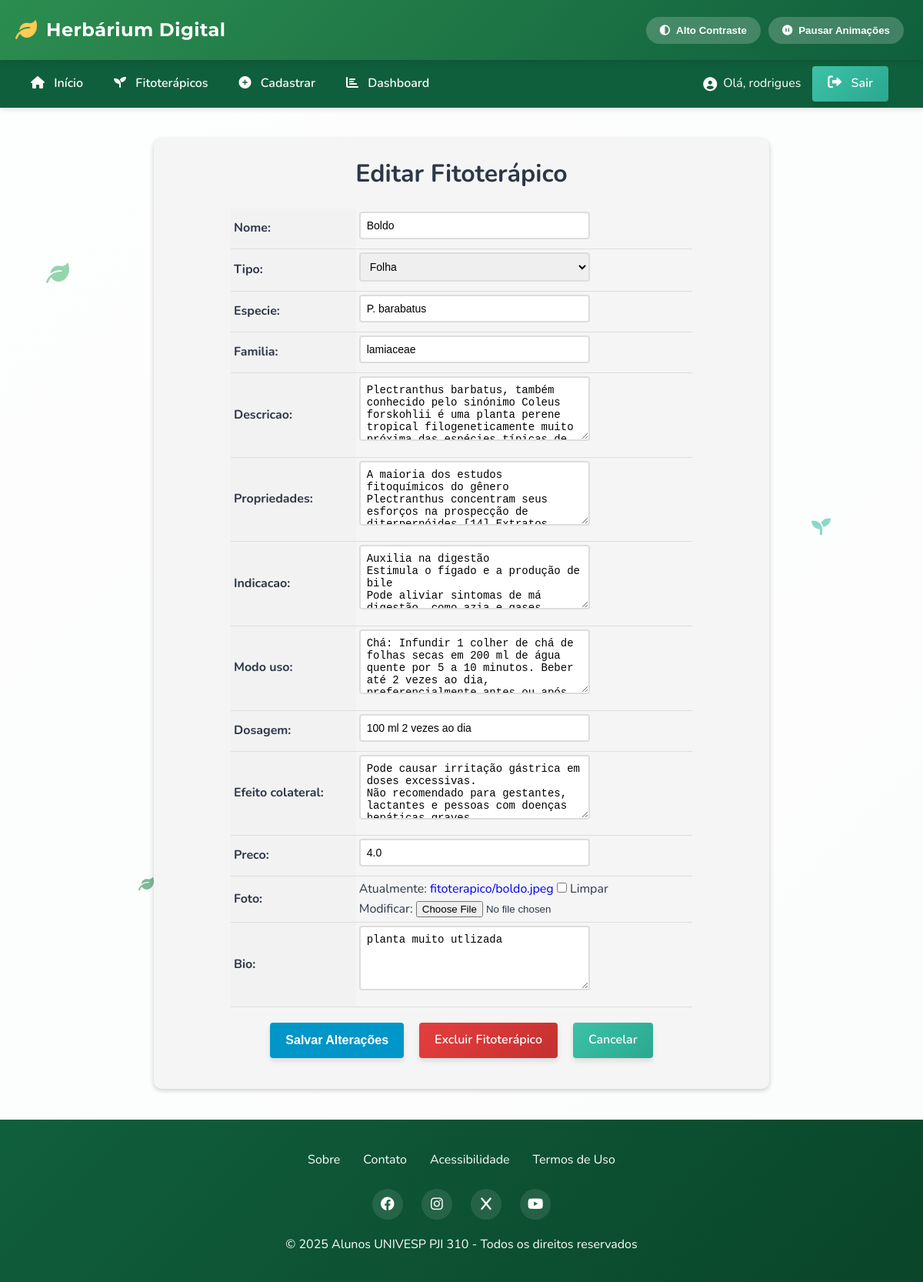
/fitoterapico/1/update/ (signed in), run on an earlier commit of the app's database.
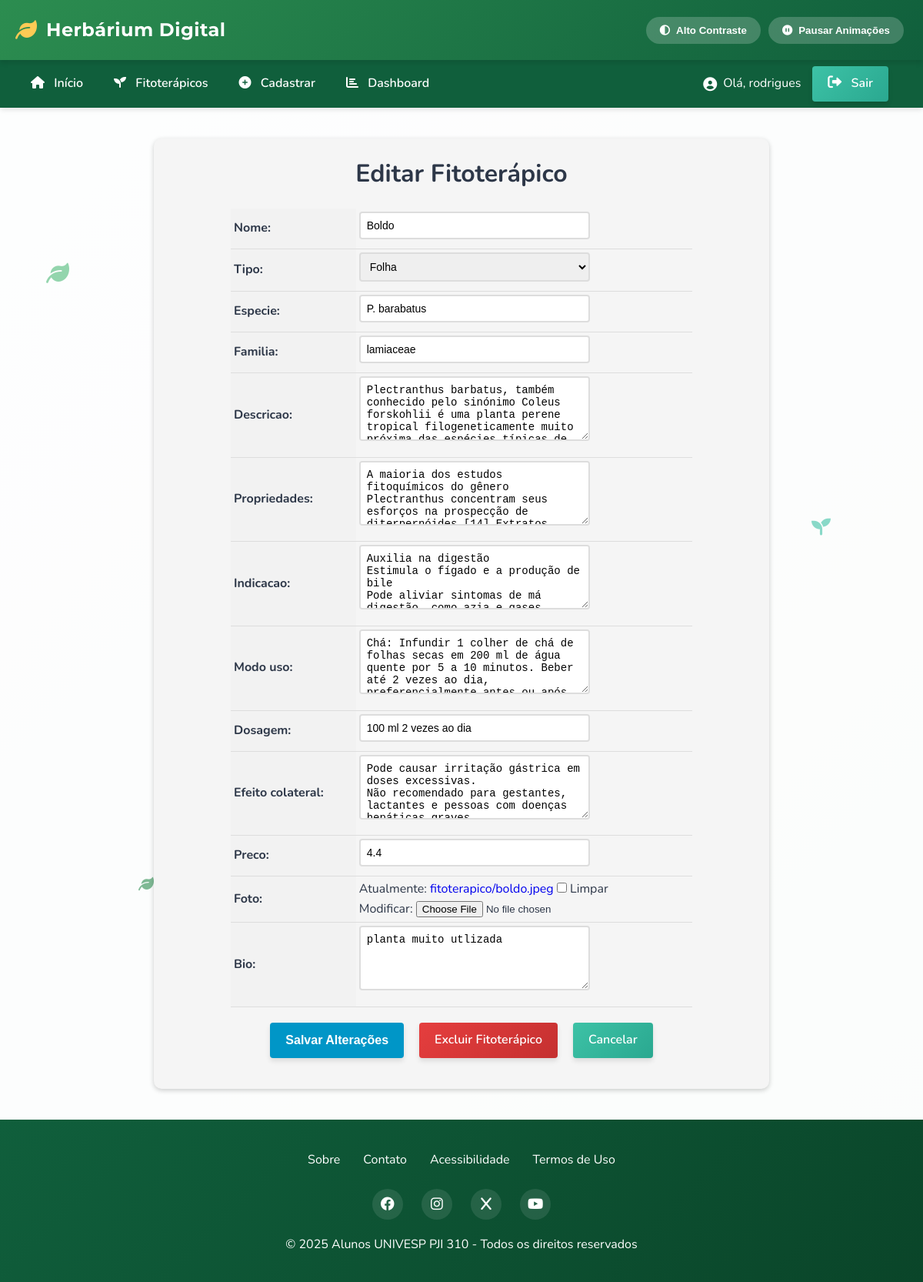
And on a later commit of the database.
### fitoterapico/models.py (models this page shows, shortened)
class Fitoterapico(models.Model):
    id = models.AutoField(primary_key=True)
    nome = models.CharField(max_length=100)
    tipo = models.ForeignKey(Tipo, on_delete=models.PROTECT, related_name='fitoterapico_tipo')
    especie = models.CharField(max_length=100)
    familia = models.CharField(max_length=100, blank=True, null=True)
    descricao = models.TextField()
    propriedades = models.TextField()
    indicacao = models.TextField()
    modo_uso = models.TextField()
    dosagem = models.CharField(max_length=100, blank=True, null=True)
    efeito_colateral = models.TextField(blank=True, null=True)
    preco = models.FloatField(blank=True, null=True, validators=[MinValueValidator(0)])
    foto = models.ImageField(upload_to='fitoterapico/', blank=True, null=True)
    bio = models.TextField(blank=True, null=True)
    class Meta:
        ordering = ['nome']

### fitoterapico/views.py (the view, shortened to what this page needs)
# urls.py: path('fitoterapico/<int:pk>/update/', FitoterapicoUpdateView.as_view(), name='fitoterapico_update'),
@method_decorator(login_required(login_url='login'), name='dispatch')
class FitoterapicoUpdateView(UpdateView):
    model = Fitoterapico
    form_class = FitoterapicoModelForm
    template_name = 'fitoterapico_update.html'

### fitoterapico/models.py (called while the page is built)
    def __str__(self):
        return self.nome

### fitoterapico/templates/fitoterapico_update.html (shortened to what this page needs)
{% extends "base.html" %}
{% block content %}
  <form method="post" enctype="multipart/form-data">
    <h1>Editar Fitoterápico</h1>
    <table>
      {% for field in form %}
        <tr>
          <th>{{ field.label_tag }}</th>
          <td>
            {{ field }}
          </td>
        </tr>
      {% endfor %}
    </table>
    <div>
      <div class="buttons-container">
        <input type="submit" value="Salvar Alterações" class="btn btn-primary">
        <a href="{% url 'fitoterapico_delete' object.pk %}" class="btn btn-danger">Excluir Fitoterápico</a>
        <a href="{% url 'fitoterapico_list' %}" class="btn btn-secondary">Cancelar</a>
      </div>
    </div>
  </form>
{% endblock %}

What changed in the data, as far as the page shows it:
changed Fitoterapico "Boldo": preco "4.0" → "4.4"
